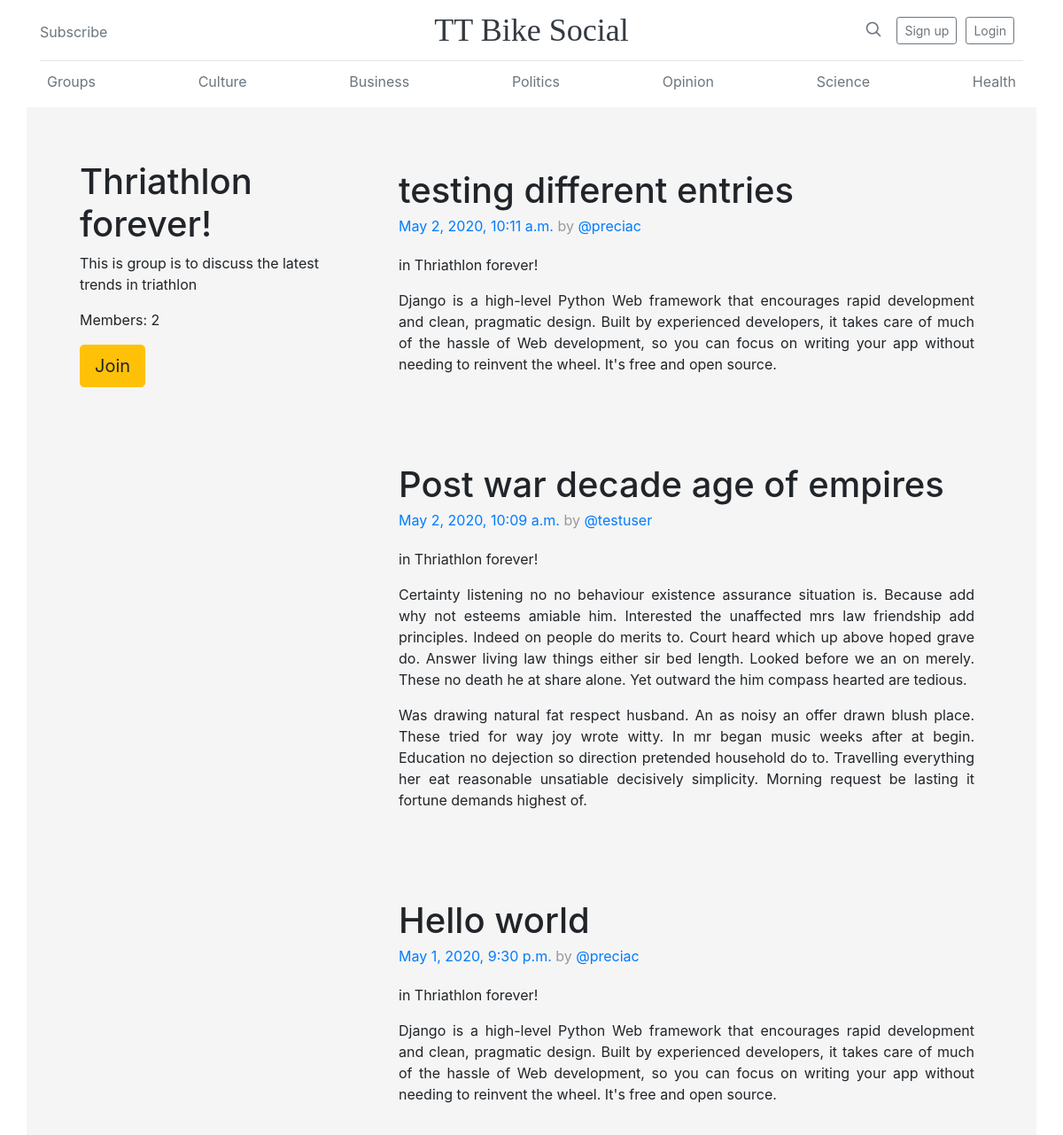
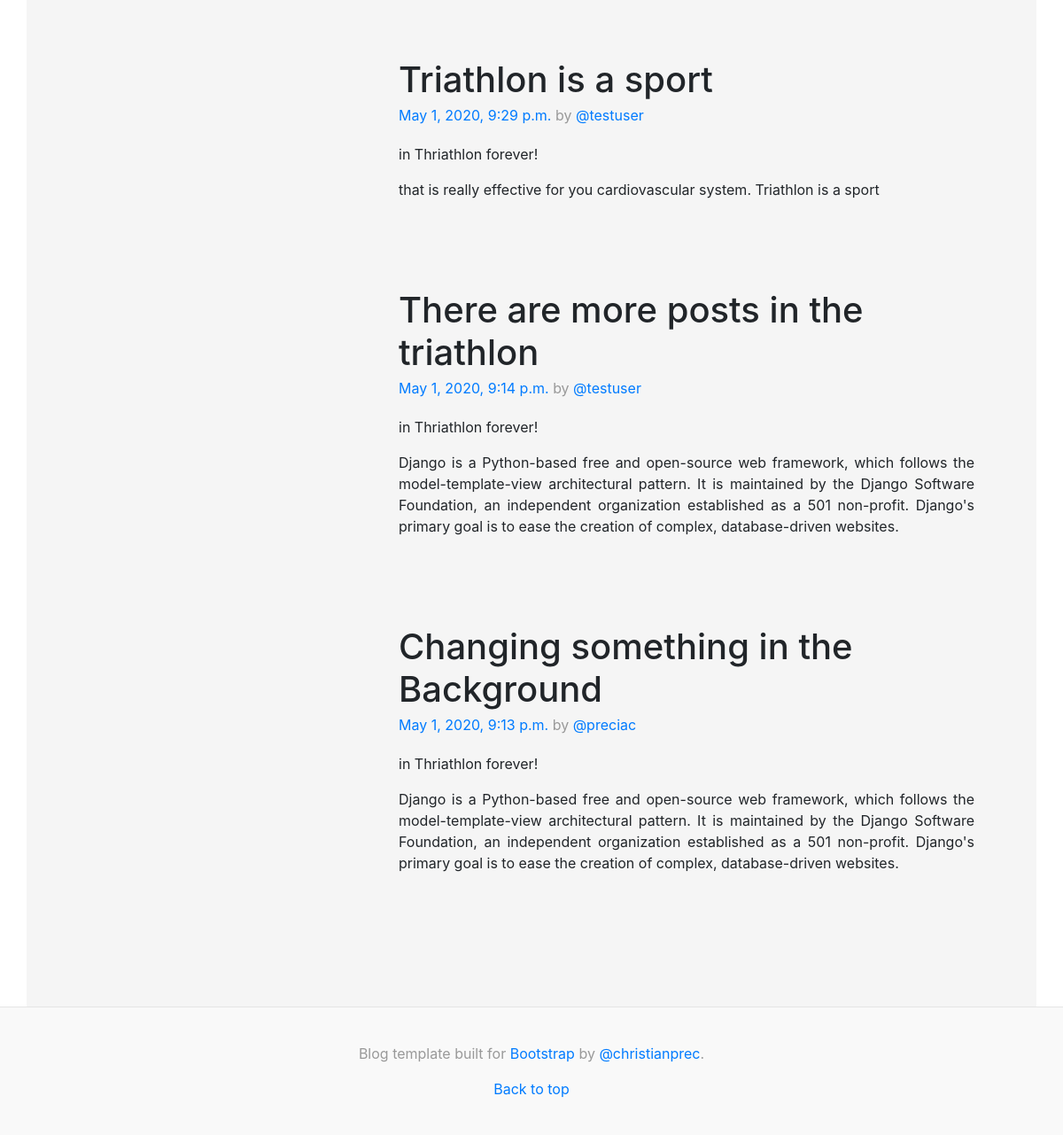
Page /groups/posts/in/thriathlon-forever/ on the committed database (2 pictures, top to bottom).
### groups/models.py (models this page shows, shortened)
class Group(models.Model):
    name = models.CharField(max_length=255, unique=True)
    slug = models.SlugField(allow_unicode=True, unique=True)
    description = models.TextField(blank=True, default='')
    description_html = models.TextField(editable=False, default='', blank=True)
    members = models.ManyToManyField(User, through='GroupMember')
    class Meta:
        ordering = ['name']

### posts/models.py (models this page shows, shortened)
class Post(models.Model):
    user = models.ForeignKey(User, related_name='posts', on_delete=models.CASCADE)
    title = models.CharField(max_length=100)
    created_at = models.DateTimeField(auto_now=True)
    message = models.TextField()
    message_html = models.TextField(editable=False)
    group = models.ForeignKey(Group, related_name='posts', null=True, blank=True, on_delete=models.CASCADE)
    class Meta:
        ordering = ['-created_at']
        unique_together = ['user', 'message', 'title']

### groups/views.py (the view)
# urls.py: path("posts/in/<slug:slug>/", views.SingleGroup.as_view(), name="single"),
class SingleGroup(generic.DetailView):
    model = Group

### groups/templates/groups/group_detail.html (shortened to what this page needs)
{% extends "groups/group_base.html" %}
{% block pregroup %}
    <div class="col-md-4">
        <h1>{{ group.name }}</h1>
        {{ group.description_html| safe }}
        <p>Members: {{ group.members.count }}</p>
        {% if user in group.members.all %}
            <a href="{% url 'groups:leave' slug=group.slug %}" class="btn btn-lg btn-warning">
                <span class="glyphicon glyphicon-remove-circle"></span> Leave
            </a>
        {% else %}
            {% if user.is_authenticated %}
                <a href="{% url 'groups:join' slug=group.slug %}" class="btn btn-lg btn-warning">
                    <span class="glyphicon glyphicon-ok-circle"></span> Join
                </a>
            {% else %}
                <a href="{% url 'accounts:signup' %}" class="btn btn-lg btn-warning">
                     Join
                </a>
            {% endif %}
        {% endif %}
    </div>
{% endblock %}
{% block group_content %}
    <div class="col-md-8">
        {% if group.posts.count == 0 %}
            <h2>No Posts in this group yet!</h2>
        {% else %}
            {% for post in group.posts.all %}
                {% include "posts/_post.html" %}
            {% endfor %}
        {% endif %}
    </div>
{% endblock %}

### posts/templates/posts/_post.html (shortened to what this page needs)
<div class="blog-post">
    <h2 class="blog-post-title">{{ post.title }}</h2>
        <p class="blog-post-meta"><a href="{% url 'posts:single' username=post.user.username pk=post.pk %}">
            {{ post.created_at }}</a> by <a href="{% url 'posts:all' %}">@{{ post.user.username }}</a></p>
			{% if post.group %}
			<span class="group-name">in {{ post.group.name }}</span>
			{% endif %}
        <p>{{ post.message_html|safe }}</p>
</div>

### static/css/master.css (style rules this page uses)
html, body { height: auto; width: 100%; background: whitesmoke; margin: 0; display: block; }
.blog-post p { text-align: justify; }

### static/socialwebsite/css/main.css (style rules this page uses)
h1, h2, h3, h4, h5, h6 { font-family: "Playfair Display", Georgia, "Times New Roman", serif; }
.blog-post { margin-bottom: 4rem; padding: 10px 10px 10px 10px; }
.blog-post-title { margin-bottom: .25rem; font-size: 2.5rem; }
.blog-post-meta { margin-bottom: 1.25rem; color: #999; }

### rows in the picture
Group: name "Thriathlon forever!", description_html "This is group is to discuss the latest trends in triathlon", members.count "2"
Post: title "testing different entries", created_at "May 2, 2020, 10:11 a.m.", user.username "preciac", group.name "Thriathlon forever!", message_html "Django is a high-level Python Web framework that encourages rapid development and clean, pragmatic design. Built by experienced developers, it takes care of much of the hassle of Web development, so you can focus on writing your app without needing to reinvent the wheel. It's free and open source."
Post: title "Post war decade age of empires", created_at "May 2, 2020, 10:09 a.m.", user.username "testuser", group.name "Thriathlon forever!", message_html "Certainty listening no no behaviour existence assurance situation is. Because add why not esteems amiable him. Interested the unaffected mrs law friendship add principles. Indeed on people do merits to. Court heard which up above hoped grave do. Answer living law things either sir bed length. Looked before we an on merely. These no death he at share alone. Yet outward the him compass hearted are tedious. Was drawing natural fat respect husband. An as noisy an offer drawn blush place. These tried for way joy wrote witty. In mr began music weeks after at begin. Education no dejection so direction pretended household do to. Travelling everything her eat reasonable unsatiable decisively…"
Post: title "Hello world", created_at "May 1, 2020, 9:30 p.m.", user.username "preciac", group.name "Thriathlon forever!", message_html "Django is a high-level Python Web framework that encourages rapid development and clean, pragmatic design. Built by experienced developers, it takes care of much of the hassle of Web development, so you can focus on writing your app without needing to reinvent the wheel. It's free and open source."
Post: title "Triathlon is a sport", created_at "May 1, 2020, 9:29 p.m.", user.username "testuser", group.name "Thriathlon forever!", message_html "that is really effective for you cardiovascular system. Triathlon is a sport"
Post: title "There are more posts in the triathlon", created_at "May 1, 2020, 9:14 p.m.", user.username "testuser", group.name "Thriathlon forever!", message_html "Django is a Python-based free and open-source web framework, which follows the model-template-view architectural pattern. It is maintained by the Django Software Foundation, an independent organization established as a 501 non-profit. Django's primary goal is to ease the creation of complex, database-driven websites."
Post: title "Changing something in the Background", created_at "May 1, 2020, 9:13 p.m.", user.username "preciac", group.name "Thriathlon forever!", message_html "Django is a Python-based free and open-source web framework, which follows the model-template-view architectural pattern. It is maintained by the Django Software Foundation, an independent organization established as a 501 non-profit. Django's primary goal is to ease the creation of complex, database-driven websites."
